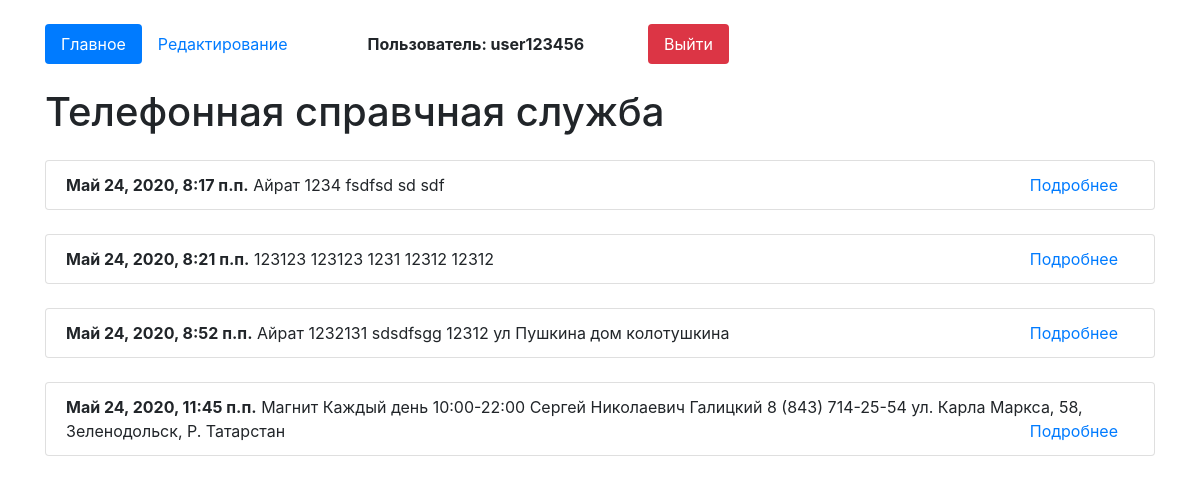
Screenshot of / (signed in) with the database file from the repository.
### app/models.py (models this page shows, shortened)
class Organisation(models.Model):
    author = models.ForeignKey(User, on_delete=models.CASCADE, verbose_name='Создатель записи',blank=True, null=True)
    create_date = models.DateTimeField(auto_now=True)
    name = models.CharField(max_length=50, null=True, verbose_name='Название')
    schedule  = models.TextField(null=True, verbose_name='График работы')
    owner = models.CharField(max_length=50, null=True, verbose_name='Владелец')
    contacts = models.TextField(null=True, verbose_name='Контакты')
    address = models. CharField(max_length=200, null=True, verbose_name='Адрес')
    class Meta:
        verbose_name =  'Организация'
        verbose_name_plural = 'Организации'

### app/views.py (the view)
# urls.py: path('', views.HomeListView.as_view(), name='home'),
class HomeListView(ListView):
    model = Organisation
    template_name = 'index.html'
    context_object_name = 'list_organisation'

### app/templates/index.html (shortened to what this page needs)
<!doctype html>
<html lang="en">
  <head>
    <link rel="stylesheet" href="https://stackpath.bootstrapcdn.com/bootstrap/4.5.0/css/bootstrap.min.css">
  </head>
  <body>
  <div class="container mt-4">
  <ul class="nav nav-pills">
  <li class="nav-item">
  {% url 'home' as url_home %}
    <a class="nav-link {% if url_home == request.path %}active {% endif %}" href="{{url_home}}">Главное</a>
  </li>
  <li class="nav-item">
  {% url 'edit_page' as url_edit_page %}
    <a class="nav-link {% if url_edit_page == request.path %} active {% endif %}" href={{url_edit_page}}>Редактирование</a>
  </li>
  {% if request.user.is_authenticated%}
  <li class="nav-item">
    <a class="nav-link ml-5 color:red"><b>Пользователь: {{request.user}}</b></a>
  </li>
  <li class="nav-item">
  {% url 'logout_page' as url_logout_page %}
    <a class="nav-link btn-danger ml-5" href="{{url_logout_page}}">Выйти</a>
  </li>
  {% endif %}
</ul>
{% block content %}
    <h1 class="mt-4">Телефонная справчная служба</h1>
    {% for i in list_organisation%}
        <ul class="list-group mt-4">
            <li class="list-group-item">
            <b>{{i.create_date}}</b>
            {{i.name}}
            <span>{{i.schedule}}</span>
            <span>{{i.owner}}</span>
            <span>{{i.contacts}}</span>
            <span>{{i.address}}</span>
            <span class="float-right mr-3"><a href="/detail/{{i.id}}">Подробнее</a></span>
            </li>
        </ul>
    {% endfor %}
{% endblock %}
</div>
  </body>
</html>

### rows the page displays
Organisation: create_date "Май 24, 2020, 8:17 п.п.", name "Айрат", schedule "1234", owner "fsdfsd", contacts "sd", address "sdf"
Organisation: create_date "Май 24, 2020, 8:21 п.п.", name "123123", schedule "123123", owner "1231", contacts "12312", address "12312"
Organisation: create_date "Май 24, 2020, 8:52 п.п.", name "Айрат", schedule "1232131", owner "sdsdfsgg", contacts "12312", address "ул Пушкина дом колотушкина"
Organisation: create_date "Май 24, 2020, 11:45 п.п.", name "Магнит", schedule "Каждый день 10:00-22:00", owner "Сергей Николаевич Галицкий", contacts "8 (843) 714-25-54", address "ул. Карла Маркса, 58, Зеленодольск, Р. Татарстан"

### other values shown
{{ request.user }} "user123456"
